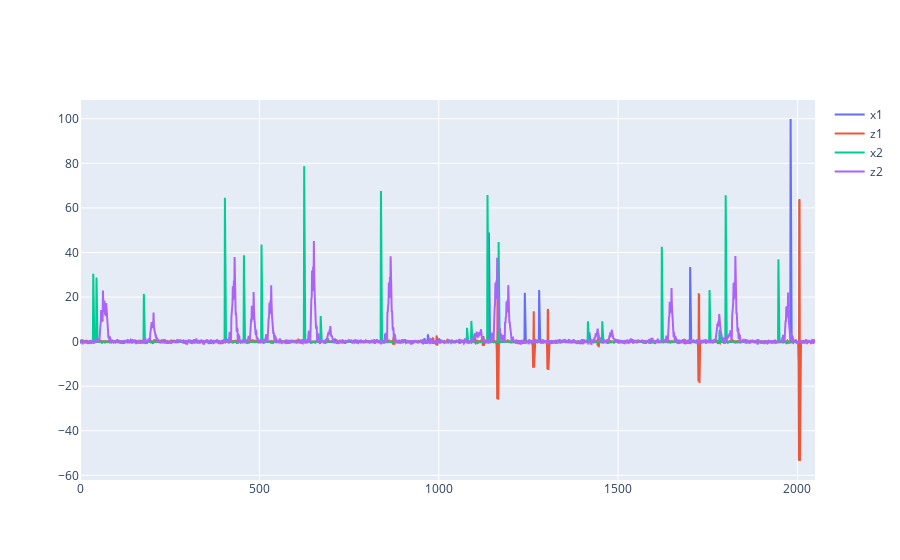

Here is the notebook cell this chart was saved with:
### Code cell
idx1, idx2 = np.random.randint(0, len(x_files1)), np.random.randint(0, len(x_files2))

print(f"Filename 2 : x - {x_files2[idx2]} | z - {z_files2[idx2]} | H - {H_files2[idx2]}")

x1, z1, H1 = np.load(x_files1[idx1]), np.load(z_files1[idx1]), np.load(H_files1[idx1])
x2, z2, H2 = np.load(x_files2[idx2]), np.load(z_files2[idx2]), np.load(H_files2[idx2])

ztemp1 = np.matmul(H1, x1)
ztemp2 = np.matmul(H2, x2)

fig = go.Figure()
fig.add_trace(go.Scatter(x=np.arange(len(x1)), y=x1, mode='lines', name='x1'))
fig.add_trace(go.Scatter(x=np.arange(len(z1)), y=z1, mode='lines', name='z1'))
fig.add_trace(go.Scatter(x=np.arange(len(x2)), y=x2, mode='lines', name='x2'))
fig.add_trace(go.Scatter(x=np.arange(len(z2)), y=z2, mode='lines', name='z2'))
# fig.add_trace(go.Scatter(x=np.arange(len(ztemp2)), y=ztemp2, mode='lines', name='ztemp2'))
fig.show()

### Figure 1 — Plotly figure (JSON) as saved in the notebook; plotly's stock layout.template omitted (floating-point values rounded to 4 significant figures; data arrays with more than 128 entries replaced by an {"elided": "..."} marker saying what was removed)
{"data": [{"mode": "lines", "name": "x1", "type": "scatter", "x": {"elided": "2000 int values"}, "y": {"elided": "2000 float values"}}, {"mode": "lines", "name": "z1", "type": "scatter", "x": {"elided": "2049 int values"}, "y": {"elided": "2049 float values"}}, {"mode": "lines", "name": "x2", "type": "scatter", "x": {"elided": "2000 int values"}, "y": {"elided": "2000 float values"}}, {"mode": "lines", "name": "z2", "type": "scatter", "x": {"elided": "2050 int values"}, "y": {"elided": "2050 float values"}}], "layout": {}}
